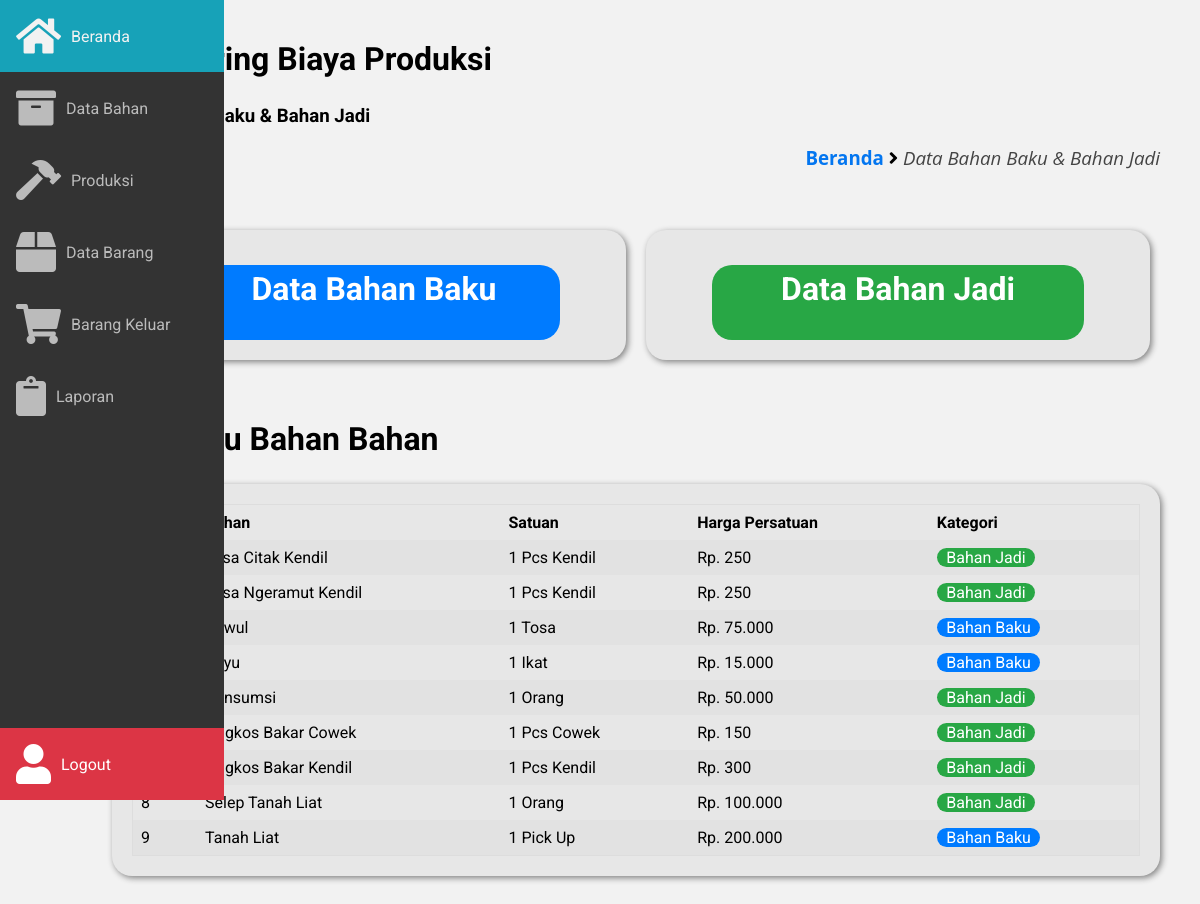
/frontend/bahan/index.php (signed in), run on the app's committed database.
### tables this page shows
CREATE TABLE `bahan` (
  `id_bahan` int(11) NOT NULL,
  `nama_bahan` varchar(100) NOT NULL,
  `tgl` date NOT NULL,
  `kuantitas` int(12) NOT NULL,
  `satuan` varchar(100) NOT NULL,
  `harga` int(11) NOT NULL,
  `kategori` varchar(100) NOT NULL
);

### frontend/bahan/index.php (the view, shortened to what this page needs)
<!DOCTYPE html>
<html lang="pt-BR">
	<head>
		<link rel="stylesheet" href="https://pro.fontawesome.com/releases/v5.10.0/css/all.css"/>
		<link
			rel="stylesheet"
			href="https://cdn.materialdesignicons.com/4.9.95/css/materialdesignicons.min.css"
		/>
		<link rel="stylesheet" href="../../assets/css/main.css" />
		<link rel="stylesheet" href="../../assets/css/style.css" />
		<link rel="stylesheet" href="../../assets/css/sidebar.css" />
	</head>
	<body>
		<?php
			include '../layout/sidebar.php';
		?>
		<main class="main">
			<section>
				<h2>Monitoring Biaya Produksi</h2>
				<h3>Data Bahan Baku & Bahan Jadi</h3>
				<div class="breadcrumb">
						<h3>
							<a href="../../beranda.php?page=beranda">Beranda</a> <i class="fa fa-angle-right"></i>
							<span class="akhir-link-breadcrumb">Data Bahan Baku & Bahan Jadi</span>
						</h3>
				</div>
				<div class="container">
					<div class="baris baris-tengah">
						<div class="kolom-50-kiri">
							<div class="box-konten-radius backgorund-e7 padding-20">
								<center>
									<a href="bhn_baku/index.php?page=bahan">
										<div class="box-header-radius-80 background-biru teks-putih">
											<h2>Data Bahan Baku</h2>
										</div>
									</a>
								</center>
							</div>
						</div>
						<div class="kolom-50-kanan">
							<div class="box-konten-radius backgorund-e7 padding-20">
								<center>
									<a href="bhn_jadi/index.php?page=bahan">
										<div class="box-header-radius-80 background-hijau teks-putih">
											<h2>Data Bahan Jadi</h2>
										</div>
									</a>
								</center>
							</div>
						</div>
						<div class="kolom-100 margin-top-50">
							<h2>Pratinjau Bahan Bahan</h2>
							<div class="box-konten-radius backgorund-e7 padding-20">
								<div class="table-box">
									<table class="table-responsive">
										<tr>
											<th>No</th>
											<th>Bahan</th>
											<th>Satuan</th>
											<th>Harga Persatuan</th>
											<th>Kategori</th>
										</tr>
										<?php
											include '../../database/koneksi.php';
											$no     = 1;
											$sql    = "SELECT * FROM bahan ORDER BY nama_bahan ASC LIMIT 10";
											$query  = mysqli_query($host, $sql);
											while ($listBahan = mysqli_fetch_assoc($query) ) {
										?>
										<tr>
											<td><?php echo $no++ ?></td>
											<td><?php echo $listBahan['nama_bahan'] ?></td>
											<td><?php echo $listBahan['kuantitas'] . " " . $listBahan['satuan'] ?></td>
											<td><?php echo "Rp. " . number_format($listBahan['harga'], 0, ',' , '.') ?></td>
											<td>
												<?php
													if ($listBahan['kategori'] == 'bahan baku') {
														echo "<span class='lencana-radius lencana-biru'>" . ucwords(strtolower($listBahan['kategori']))  ."</span>";
													} else {
														echo "<span class='lencana-radius lencana-hijau'>" . ucwords(strtolower($listBahan['kategori'])) ."</span>";
													}
												?>
											</td>
										</tr>
										<?php } ?>
									</table>
								</div>
							</div>
						</div>
					</div>
				</div>
			</section>
		</main>
	</body>
</html>

### assets/css/main.css (style rules this page uses)
:root { --sidebar-width: 4.5em; }
body { margin: 0; padding: 0; font-family: 'Roboto'; }
* { outline: none; box-sizing: border-box; }
.main { margin-left: auto; margin-right: auto; max-width: 100%; padding: 1.5em 1.5em; }
.main h2 { font-size: 2em; margin-top: 0px; }
@media (min-width: 572px) { .main { margin-left: var(--sidebar-width); } }
@media (min-width: 992px) { .main { padding: 2.5em; } }

### assets/css/style.css (style rules this page uses)
body { background-color: #f2f2f2; }
.breadcrumb { text-align: right; font-family: open sans; margin-bottom: 50px; }
.akhir-link-breadcrumb { font-weight: 400; font-style: italic; color: #444; }
.breadcrumb a { color: #0376f0; }
.table-box { overflow-x:auto !important; }
.table-responsive { border-collapse: collapse; border-spacing: 0; width: 100%; border: 1px solid #ddd; }
.table-responsive, th, td { text-align: left; padding: 8px; }
.table-responsive tr:nth-child(even) { background-color: #e2e2e2 !important }
.background-biru { background-color: #007bff !important; }
.background-hijau { background-color: #28a745 !important; }
.backgorund-e7 { background-color: #e7e7e7 !important; }
.teks-putih { color: #ffffff !important; }
.lencana-biru { color: #fff; background-color: #007bff; }
.lencana-hijau { color: #fff; background-color: #28a745; }
.lencana-radius { padding-right: 0.6em; padding-left: 0.6em; border-radius: 10rem; }
.box-konten-radius { width: 100%; height: auto; border-radius: 20px; overflow: hidden; box-shadow: 2px 2px 6px grey; }
.box-header-radius-80 { width: 80%; margin-top: 15px; background-color: white; border-radius: 20px; padding: 5px; }
a { text-decoration: none; }
.container { width: 100%; padding-right: 15px; padding-left: 15px; margin-right: auto; margin-left: auto; }
.baris { display: -ms-flexbox; display: flex; -ms-flex-wrap: wrap; flex-wrap: wrap; margin-right: -15px; margin-left: -15px; }
.baris-tengah { -ms-flex-pack: center !important; justify-content: center !important; }
.margin-top-50 { margin-top: 50px !important; }
.padding-20 { padding: 20px !important; }
@media screen and (min-width: 400px) { .container { max-width: 400px; } }
@media screen and (min-width: 400px) { .kolom-100 { width: 100% !important; } }
@media screen and (min-width: 400px) { .kolom-50-kanan { padding: 10px; width: 100% !important; float: right !important; } }
@media screen and (min-width: 400px) { .kolom-50-kiri { padding: 10px; width: 100% !important; float: left !important; } }
@media (min-width: 576px) { .container { max-width: 540px; } }
@media (min-width: 768px) { .container { max-width: 720px; } }
@media (min-width: 992px) { .container { max-width: 960px; } }
@media (min-width: 1200px) { .container { max-width: 1140px; } }
@media (min-width: 1200px) { .kolom-100 { width: 100% !important; } }
@media (min-width: 1200px) { .kolom-50-kanan { padding: 10px; width: 50% !important; float: right !important; } }
@media (min-width: 1200px) { .kolom-50-kiri { padding: 10px; width: 50% !important; float: left !important; } }

### data on the page
bahan: nama_bahan "Jasa Citak Kendil", kuantitas "1", satuan "Pcs Kendil", harga "250", kategori "Bahan Jadi"
bahan: nama_bahan "Jasa Ngeramut Kendil", kuantitas "1", satuan "Pcs Kendil", harga "250", kategori "Bahan Jadi"
bahan: nama_bahan "Kawul", kuantitas "1", satuan "Tosa", harga "75.000", kategori "Bahan Baku"
bahan: kuantitas "1", satuan "Ikat", harga "15.000", kategori "Bahan Baku"
bahan: nama_bahan "Konsumsi", kuantitas "1", satuan "Orang", harga "50.000", kategori "Bahan Jadi"
bahan: nama_bahan "Ongkos Bakar Cowek", kuantitas "1", satuan "Pcs Cowek", harga "150", kategori "Bahan Jadi"
bahan: nama_bahan "Ongkos Bakar Kendil", kuantitas "1", satuan "Pcs Kendil", harga "300", kategori "Bahan Jadi"
bahan: nama_bahan "Selep Tanah Liat", kuantitas "1", satuan "Orang", harga "100.000", kategori "Bahan Jadi"
bahan: nama_bahan "Tanah Liat", kuantitas "1", satuan "Pick Up", harga "200.000", kategori "Bahan Baku"
